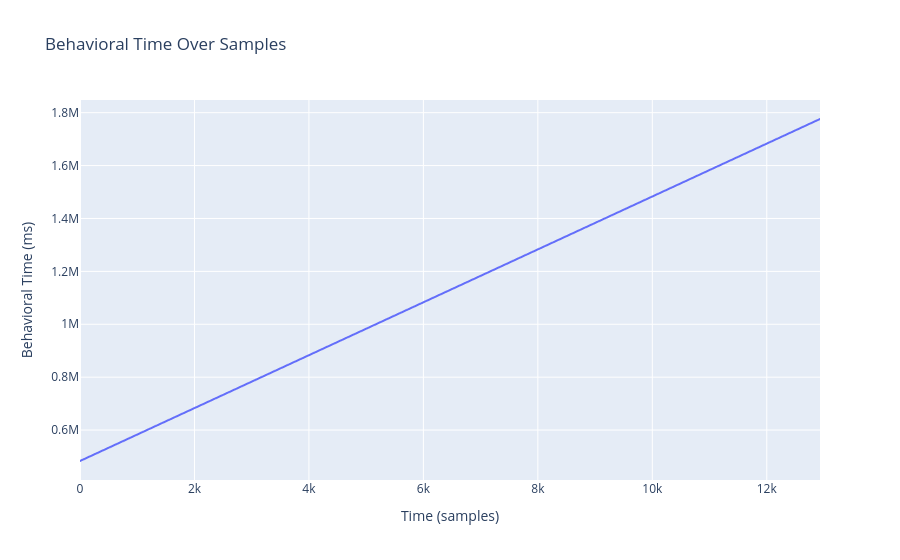

Source (notebook cell):
### Code cell
# plot ds.behavioral_time
plt = px.line(x=np.arange(ds.behavioral_time.shape[0]), y=ds.behavioral_time, labels={'x': 'Time (samples)', 'y': 'Behavioral Time (ms)'}, title='Behavioral Time Over Samples')
plt.show()

### Figure 1 — Plotly figure (JSON) as saved in the notebook; plotly's stock layout.template omitted (floating-point values rounded to 4 significant figures; data arrays with more than 128 entries replaced by an {"elided": "..."} marker saying what was removed)
{"data": [{"hovertemplate": "Time (samples)=%{x}<br>Behavioral Time (ms)=%{y}<extra></extra>", "legendgroup": "", "line": {"color": "#636efa", "dash": "solid"}, "marker": {"symbol": "circle"}, "mode": "lines", "name": "", "showlegend": false, "type": "scattergl", "x": {"elided": "12931 int values"}, "xaxis": "x", "y": {"elided": "12931 float values"}, "yaxis": "y"}], "layout": {"legend": {"tracegroupgap": 0}, "title": {"text": "Behavioral Time Over Samples"}, "xaxis": {"anchor": "y", "domain": [0, 1], "title": {"text": "Time (samples)"}}, "yaxis": {"anchor": "x", "domain": [0, 1], "title": {"text": "Behavioral Time (ms)"}}}}
